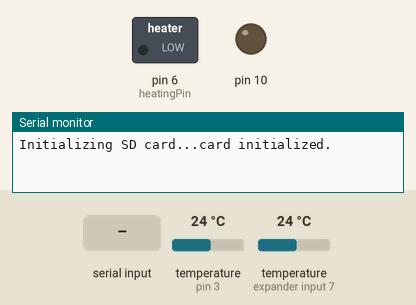
A sketch run on a simulated Arduino Uno, built with avr-gcc and run on an emulated ATmega328P. On the bench: switched loads named in the sketch (green lamp = pin HIGH), output pins drawn as LEDs (lit = HIGH), the last lines printed to the serial monitor. Dashed ring = blinking. Inputs (shaded band) come from the test bench; at power-on: temperature (sensors on pin 3, expander input 7) 24 °C. Storage starts empty.

Above: at 1.2 s.
1.3 s: "90,45\n" received over Serial
At 2.7 s:
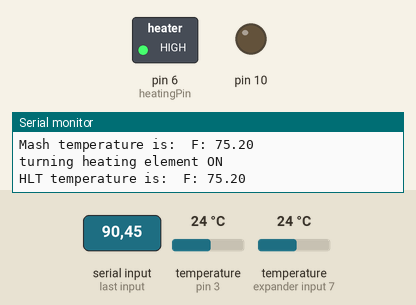
3.0 s: temperature (sensor on pin 3) set to 30.9 °C
5.1 s: temperature (sensor on pin 3) set to 31.7 °C
At 7.5 s:
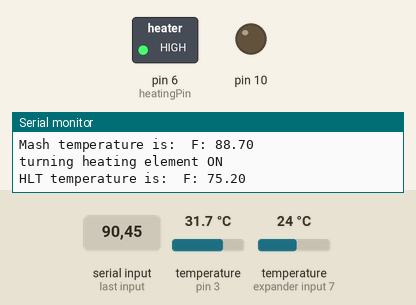
7.6 s: temperature (sensor on pin 3) set to 12 °C
At 8.4 s:
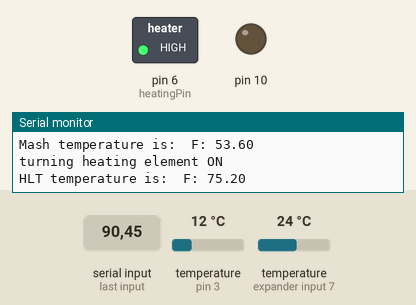
Timing chart, 0 to 10.6 s (numbered marks = the images above; inputs shaded):
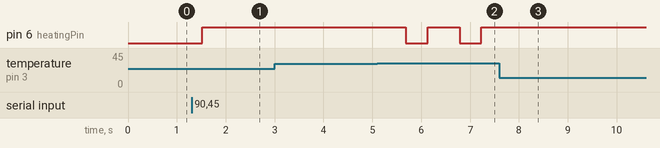

The sketch:

jbrewduino.ino
```cpp
/* jbrewduino */
/* Developed by Jordan Kagan */

// This Arduino sketch reads serves 3 purposes:
// 1. Toggle On/Off a HLT recirculation pump
// 2. Toggle On/Off a Mash recirculation + sparge pump
// 3. Read input from DS18B20 "1-Wire" digital temperature sensors
// and control attached heating element based on temperature feed back.
// This will be accomplished via a PID control loop.

// Valid messages are as follows from the Python program:
// "1" means toggle pump 1 off/on
// "2" means toggle pump 2 off/on
// "3" means toggle heating element off/on
// Codes 80 - 212 are reserved for fahrenheit temperatures

// All inputs are provided by a Python brewing GUI that transmits serial messages.
#include <Time.h>
#include <Wire.h>
#include <PID_v1.h>
#include <OneWire.h> /* for reading 1-wire bytes */
#include <DallasTemperature.h> /* For parsing and printing temp from DS18B20 bytes */
#include <SD.h>
// Data wire is plugged into pin 10 on the Arduino
#define ONE_WIRE_BUS 3

// Setup a oneWire instance to communicate with any OneWire devices
OneWire oneWire(ONE_WIRE_BUS);

// Pass our oneWire reference to Dallas Temperature.
DallasTemperature sensors(&oneWire);

File dataFile;
char filename[40];
// Assign the addresses of your 1-Wire temp sensors.

DeviceAddress mashTemp = { 0x28, 0x9E, 0xAC, 0x08, 0x04, 0x00, 0x00, 0x2C };
DeviceAddress hltTemp = { 0x28, 0xFB, 0x1E, 0x15, 0x04, 0x00, 0x00, 0x6D };
String inputString = ""; /* input with temperature from Python GUI */
int newTarget = 0;
int first_write = 0;
const int heatingPin = 6; /* pin in which the heating element is attached - PID output pin */
int tempLoop = 0; /* This is a global run flag for the temperature feedback loop */
/* We need a valid temperature string because we can also receive messages for toggling
 * the heating elements and pumps */
int validTemp = 0;
// On the Ethernet Shield, CS is pin 4. Note that even if it's not
// used as the CS pin, the hardware CS pin (10 on most Arduino boards,
// 53 on the Mega) must be left as an output or the SD library
// functions will not work.
const int chipSelect = 4;
//PID Constants
int k_prop = 500;
int k_int = 0;
int k_dif = 0;

double Setpoint, Input, Output; /* PID variables */
//Specify the links and initial tuning parameters
PID myPID(&Input, &Output, &Setpoint,k_prop,k_int,k_dif, DIRECT);
int WindowSize = 1000; /* PID adjusts output between 0 and this window size*/

unsigned long windowStartTime;
unsigned long file_start;

void setup(void)
{


  pinMode(heatingPin, OUTPUT);
  // start serial port
  Serial.begin(9600);
  while (!Serial) {
    ; // wait for serial port to connect. Needed for Leonardo only
  }

  // Start up the library
  sensors.begin();
  // set the resolution to 10 bit (good enough?)
  sensors.setResolution(mashTemp, 10);
  sensors.setResolution(hltTemp, 10);
  inputString.reserve(30);

  Serial.print("Initializing SD card...");
  // make sure that the default chip select pin is set to
  // output, even if you don't use it:
  pinMode(10, OUTPUT);

  // see if the card is present and can be initialized:
  if (!SD.begin(chipSelect)) {
    Serial.println("Card failed, or not present");
    // don't do anything more:
    return;
  }
  Serial.println("card initialized.");

  windowStartTime = millis();

}

/* function that prints temperatures in human readable form */
void printTemperature(DeviceAddress deviceAddress)
{
  if(first_write == 0) {
    file_start = millis();
    first_write = 1;
  }
  float tempC = sensors.getTempC(deviceAddress);
  if (tempC == -127.00) {
    Serial.print("Error getting temperature");
  } else {
    //Serial.print("C: ");
    //Serial.print(tempC);
    Serial.print(" F: ");
    if (deviceAddress == mashTemp){
      dataFile.print("MASH");
      Input = DallasTemperature::toFahrenheit(tempC);
    }
    if (deviceAddress == hltTemp) {
      dataFile.print("HLT");
    }
    dataFile.print(",");
    dataFile.print(DallasTemperature::toFahrenheit(tempC));
    dataFile.print(",");
    dataFile.print(millis() - file_start);
    dataFile.print(",");
    dataFile.println(Output);
    Serial.println(DallasTemperature::toFahrenheit(tempC));


  }
}

void temperatureControl(){

  sensors.requestTemperatures();
  Serial.print("Mash temperature is: ");
  printTemperature(mashTemp);
  myPID.Compute();/* This must be called once per loop to compute the new output*/
  /************************************************
   * turn the output pin on/off based on pid output
   ************************************************/
  if(millis() - windowStartTime>WindowSize)
  { //time to shift the Relay Window
    windowStartTime += WindowSize;
  }
  if(Output > millis() - windowStartTime) {
    Serial.println("turning heating element ON");
    digitalWrite(heatingPin,HIGH);
  }
  else {
    digitalWrite(heatingPin,LOW);
    Serial.println("turning heating element off");
  }
  Serial.print("HLT temperature is: ");
  printTemperature(hltTemp);
}

/*Loop that receives input temperature from Python program */
void receiveInput() {

  while (Serial.available() > 0) {
    /* once we have input we can start temp control loop */
    tempLoop = 1;
    // get the new byte
    char inChar = (char)Serial.read();
    // add it to the inputString:
    inputString += inChar;
    // if the incoming character is a newline, set a flag
    // so the main loop can do something about it:
    if (inChar == '\n') {
      Serial.println(inputString);
      newTarget = inputString.toInt();
      if (newTarget > 60 && newTarget < 215) {
        if(dataFile) {
          dataFile.close();
        }
        sprintf(filename, "LOG-%02d%02d.csv", hour(), minute(), second());
        Serial.println(filename);
        dataFile = SD.open(filename, FILE_WRITE);
        if(dataFile) {
          Serial.println("New file opened successfully!");
          dataFile.print("kp = ");
          dataFile.print(k_prop);
          dataFile.print(", ki = ");
          dataFile.print(k_int);
          dataFile.print(", kd = ");
          dataFile.print(k_dif);

        } else {
          Serial.println("Issue opening file...");
        }
        validTemp = 1;
        Setpoint = newTarget;
        dataFile.print(", SP = ");
        dataFile.println(Setpoint);
        //tell the PID to range between 0 and the full window size
        myPID.SetOutputLimits(0, WindowSize); /* vary its output within a given range(1 secs here) */
        //turn the PID on
        myPID.SetMode(AUTOMATIC); /*PID is on, MANUAL for off*/

      }
      else if (newTarget == 3) {
        Serial.println("Received Start/Stop Message!");
        if (validTemp == 1) {
          dataFile.close();
          digitalWrite(heatingPin, LOW);
          validTemp = 0;
        }
        else {
          dataFile = SD.open(filename, FILE_WRITE);
          digitalWrite(heatingPin, HIGH);
          validTemp = 1;
        }
      }
      inputString = "";
    } /* if (inChar == '\n') */

  } /* while (Serial.available() > 0) */
}

void loop(void)
{
  receiveInput();
  if(tempLoop == 1 && validTemp == 1)
   temperatureControl();

}/* void loop */
```

Measured:
- the behaviour switches between 31.2 and 31.3 °C on temperature (sensor on pin 3) (found by bisection; images 1 and 2)
- after the input at 1.3 s, pin 6 (heatingPin): LOW → HIGH after 0.22 s
- after the input at 5.1 s, pin 6 (heatingPin): alternates HIGH for 0.66 s and LOW for 0.44 s, starting after 0.59 s
- after the input at 7.6 s, pin 6 (heatingPin): stops changing and stays HIGH
